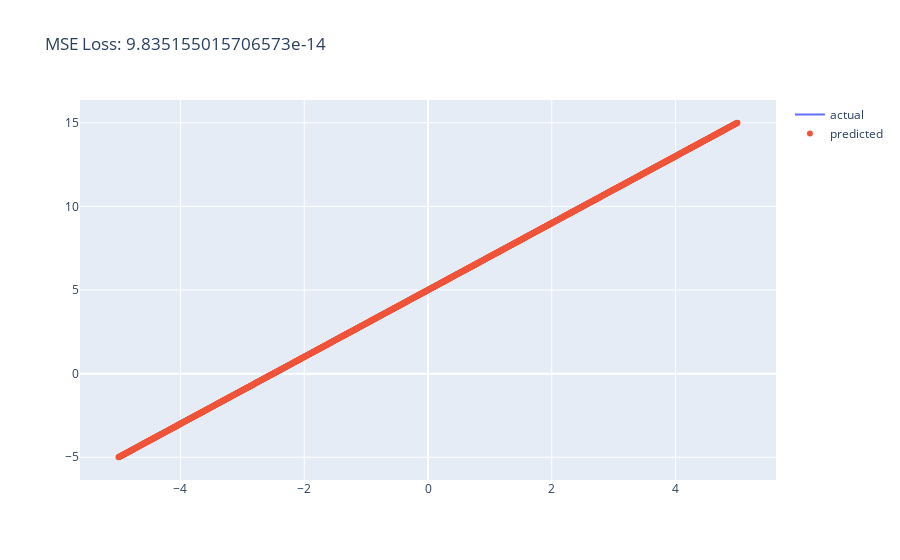

The notebook cell saved with this chart:
### Code cell
lin_agent.validate(x_trial[np.newaxis].T, y_trial[np.newaxis].T)

### Figure 1 — Plotly figure (JSON) as saved in the notebook; plotly's stock layout.template omitted (floating-point values rounded to 4 significant figures; data arrays with more than 128 entries replaced by an {"elided": "..."} marker saying what was removed)
{"data": [{"mode": "lines", "name": "actual", "type": "scatter", "x": {"elided": "2000 float values"}, "y": {"elided": "2000 float values"}}, {"mode": "markers", "name": "predicted", "type": "scatter", "x": {"elided": "2000 float values"}, "y": {"elided": "2000 float values"}}], "layout": {"title": {"text": "MSE Loss: 9.835155015706573e-14"}}}
